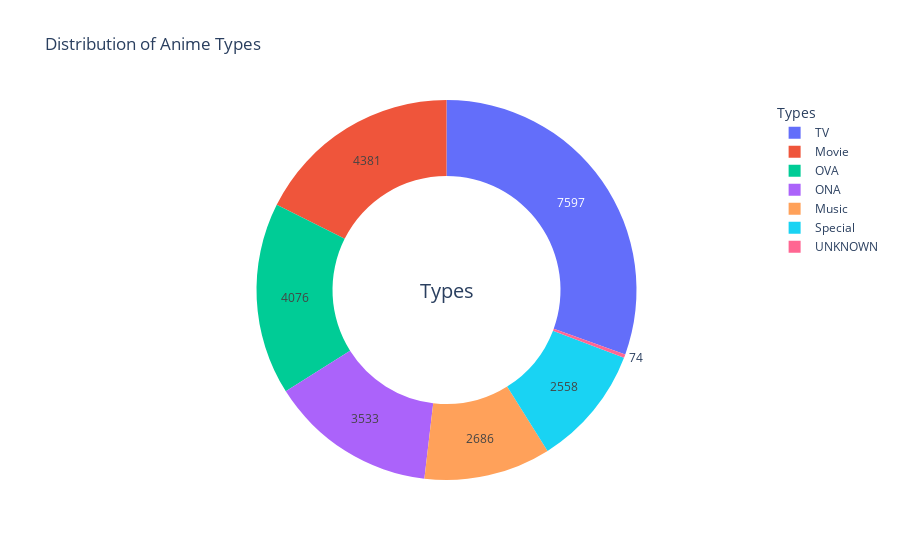

Notebook source saved alongside this figure:
### Code cell
# Count the number of anime titles by type
type_counts = animes['Type'].value_counts()



# Create the plotly figure
fig = go.Figure(data=[go.Pie(labels=type_counts.index, values=type_counts.values,
                             hole=0.6, hoverinfo='label+percent', textinfo='value')])

fig.update_layout(title='Distribution of Anime Types',
                  legend=dict(font=dict(size=12), title='Types'),
                  annotations=[dict(text='Types', x=0.5, y=0.5, font_size=20, showarrow=False)])

fig.show()

### Figure 1 — Plotly figure (JSON) as saved in the notebook; plotly's stock layout.template omitted (floating-point values rounded to 4 significant figures)
{"data": [{"hole": 0.6, "hoverinfo": "label+percent", "labels": ["TV", "Movie", "OVA", "ONA", "Music", "Special", "UNKNOWN"], "textinfo": "value", "type": "pie", "values": [7597, 4381, 4076, 3533, 2686, 2558, 74]}], "layout": {"annotations": [{"font": {"size": 20}, "showarrow": false, "text": "Types", "x": 0.5, "y": 0.5}], "autosize": true, "legend": {"font": {"size": 12}, "title": {"text": "Types"}}, "title": {"text": "Distribution of Anime Types"}}}
